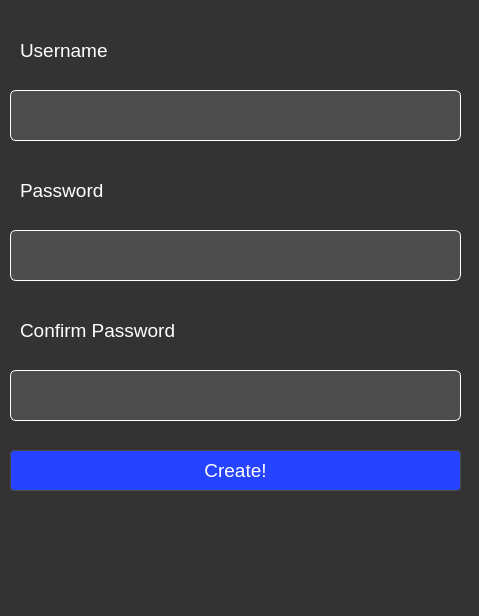
<?xml version="1.0" encoding="UTF-8"?>
<ui version="4.0">
 <class>Form</class>
 <widget class="QWidget" name="Form">
  <property name="geometry">
   <rect>
    <x>0</x>
    <y>0</y>
    <width>479</width>
    <height>616</height>
   </rect>
  </property>
  <property name="windowTitle">
   <string>Form</string>
  </property>
  <property name="styleSheet">
   <string notr="true">QWidget {
        background-color: #333333;
        color: #ffffff;
        border: none;
    }
    QPushButton {
        background-color: #4d4d4d;
        border: 1px solid #4d4d4d;
        border-radius: 4px;
        color: #ffffff;
        padding: 5px;
    }
    QPushButton:hover {
        background-color: #5a5a5a;
        border: 1px solid #5a5a5a;
    }
    QCheckBox {
        color: #ffffff;
    }
    QLineEdit {
        background-color: #4d4d4d;
        border: 1px solid #4d4d4d;
        color: #ffffff;
        padding: 5px;
		border-color: #ffffff;
		border-radius: 6px;
    }
    QTextEdit {
        background-color: #4d4d4d;
        border: 1px solid #4d4d4d;
        color: #ffffff;
        padding: 5px;
    }
    QProgressBar {
        border: 1px solid #444444;
        border-radius: 7px;
        background-color: #2e2e2e;
        text-align: center;
        font-size: 10pt;
        color: white;
    }
    QProgressBar::chunk {
        background-color: #3a3a3a;
        width: 5px;
    }
    QScrollBar:vertical {
        border: none;
        background-color: #3a3a3a;
        width: 10px;
        margin: 16px 0 16px 0;
    }
    QScrollBar::handle:vertical {
        background-color: #444444;
        border-radius: 5px;
    }
    QScrollBar:horizontal {
        border: none;
        background-color: #3a3a3a;
        height: 10px;
        margin: 0px 16px 0 16px;
    }
    QScrollBar::handle:horizontal {
        background-color: #444444;
        border-radius: 5px;
    }
    QTabWidget {
        background-color: #2e2e2e;
        border: none;
    }
    QTabBar::tab {
        background-color: #2e2e2e;
        color: #b1b1b1;
        padding: 8px 20px;
        border-top-left-radius: 5px;
        border-top-right-radius: 5px;
        border: none;
    }
 
    QTabBar::tab:selected, QTabBar::tab:hover {
        background-color: #3a3a3a;
        color: white;
    }</string>
  </property>
  <widget class="QLineEdit" name="lineEdit_username">
   <property name="geometry">
    <rect>
     <x>10</x>
     <y>90</y>
     <width>451</width>
     <height>51</height>
    </rect>
   </property>
  </widget>
  <widget class="QLabel" name="label_username">
   <property name="geometry">
    <rect>
     <x>20</x>
     <y>30</y>
     <width>91</width>
     <height>41</height>
    </rect>
   </property>
   <property name="font">
    <font>
     <pointsize>14</pointsize>
    </font>
   </property>
   <property name="text">
    <string>Username</string>
   </property>
  </widget>
  <widget class="QLabel" name="label_password">
   <property name="geometry">
    <rect>
     <x>20</x>
     <y>170</y>
     <width>91</width>
     <height>41</height>
    </rect>
   </property>
   <property name="font">
    <font>
     <pointsize>14</pointsize>
    </font>
   </property>
   <property name="text">
    <string>Password</string>
   </property>
  </widget>
  <widget class="QLineEdit" name="lineEdit_password">
   <property name="geometry">
    <rect>
     <x>10</x>
     <y>230</y>
     <width>451</width>
     <height>51</height>
    </rect>
   </property>
  </widget>
  <widget class="QPushButton" name="pushButton_login">
   <property name="geometry">
    <rect>
     <x>10</x>
     <y>450</y>
     <width>451</width>
     <height>41</height>
    </rect>
   </property>
   <property name="font">
    <font>
     <pointsize>14</pointsize>
    </font>
   </property>
   <property name="styleSheet">
    <string notr="true">QPushButton {
        background-color: #2643ff;
        border: 1px solid #4d4d4d;
        border-radius: 4px;
        color: #ffffff;
        padding: 5px;
}
QPushButton:hover {
        background-color: #4c86ff;
        border: 1px solid #5a5a5a;
    }</string>
   </property>
   <property name="text">
    <string>Create!</string>
   </property>
  </widget>
  <widget class="QLabel" name="label_password_2">
   <property name="geometry">
    <rect>
     <x>20</x>
     <y>310</y>
     <width>161</width>
     <height>41</height>
    </rect>
   </property>
   <property name="font">
    <font>
     <pointsize>14</pointsize>
    </font>
   </property>
   <property name="text">
    <string>Confirm Password</string>
   </property>
  </widget>
  <widget class="QLineEdit" name="lineEdit_password_2">
   <property name="geometry">
    <rect>
     <x>10</x>
     <y>370</y>
     <width>451</width>
     <height>51</height>
    </rect>
   </property>
  </widget>
 </widget>
 <resources/>
 <connections/>
</ui>
